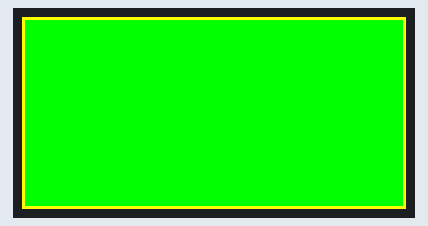
This sketch was run on a simulated ESP32. Parts: 128×64 colour display. Random numbers use the default seed unless the sketch sets one.

Above: at 0.6 s.
At 2.6 s:
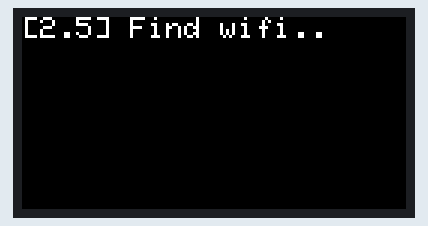
At 4.1 s:
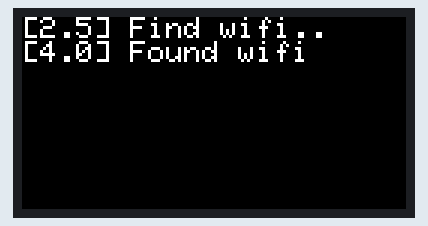
At 5.6 s:
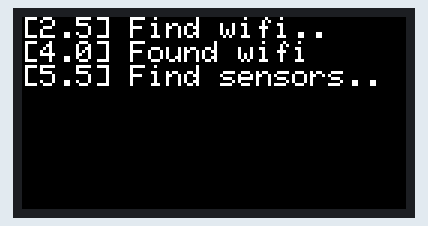
At 8.6 s:
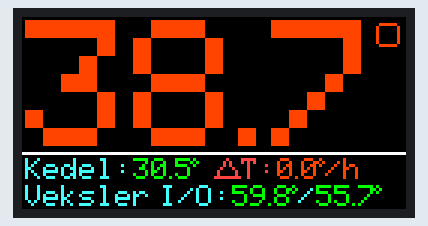
At 33.7 s:
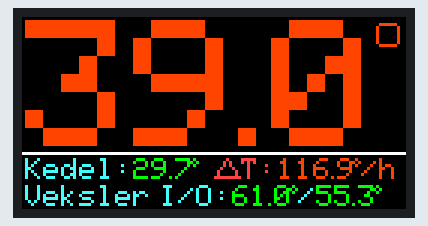

Measured:
- what the display in image 0 shows lasts 0.5 s, from 0.5 s to 1.0 s
- what the display in image 1 shows lasts 1.5 s, from 2.5 s to 4.0 s
- what the display in image 4 shows lasts 5.0 s, from 8.5 s to 13.5 s

The sketch:

pool-station-screen.ino
```cpp
#include <pool-screen.h>
// Example sketch which shows how to display some patterns
// on a 64x32 LED matrix
//

#include <ESP32-HUB75-MatrixPanel-I2S-DMA.h>

void setup() {
  InitParams params;
  params.Pins = nullptr;
  poolScreenInit(&params);

  poolScreenClear();
  poolScreenLog("Find wifi..\n");
  delay(1500);
  poolScreenLog("Found wifi\n");
  delay(1500);
  poolScreenLog("Find sensors..\n");
  delay(1500);
  poolScreenLog("Found sensors\n");
  delay(1500);
}

double pool = 38.5;
double deltaT = 0.0;
double boiler = 30.5;
double heatExchangerIn = 60.3;
double heatExchangerOut = 55.8;

class MockUpdater
{
  unsigned long m_interval;
  unsigned long m_nextUpdate = 0;
  double m_updateMin;
  double m_updateMax;

public:
  MockUpdater(unsigned long interval, double updateMin, double updateMax)
    : m_interval(interval)
    , m_updateMin(updateMin)
    , m_updateMax(updateMax)
  {
  }

  double update(unsigned long curMillis, double old)
  {
    if (curMillis < m_nextUpdate)
    {
      return old;
    }

    m_nextUpdate = curMillis + m_interval;
    double update = m_updateMin + (m_updateMax - m_updateMin) * (random(10000) / 10000.0);
    return old + update;
  }
};

MockUpdater poolUpdater(5000, -0.5, 0.5);
MockUpdater boilerUpdater(5000, -0.5, 0.5);
MockUpdater heatExchangerInUpdater(5000, -0.5, 0.5);
MockUpdater heatExchangerOutUpdater(5000, -0.5, 0.5);

double lastPoolTemp = pool;
unsigned long lastDeltaTComputation = 0;
unsigned long deltaTComputationInterval = 1000 * 25;

void loop() {

    unsigned long curMillis = millis();

    pool = poolUpdater.update(curMillis, pool);
    boiler = boilerUpdater.update(curMillis, boiler);
    heatExchangerIn = heatExchangerInUpdater.update(curMillis, heatExchangerIn);
    heatExchangerOut = heatExchangerOutUpdater.update(curMillis, heatExchangerOut);

    if (curMillis >= lastDeltaTComputation + deltaTComputationInterval)
    {
      double elapsedHours = (curMillis - lastDeltaTComputation) * (1.0 / (1000.0 * 60.0 * 60.0));
      deltaT = (pool - lastPoolTemp) / elapsedHours;
      lastDeltaTComputation = curMillis;
      lastPoolTemp = pool;
    }

    DrawParams params;
    params.PoolIn = pool;
    params.PoolInDeltaT = deltaT;
    params.Boiler = boiler;
    params.HeatExchangerIn = heatExchangerIn;
    params.HeatExchangerOut = heatExchangerOut;
    poolScreenDraw(&params);

    delay(500);
}
```

pool-screen.cpp
```cpp
#include <ESP32-HUB75-MatrixPanel-I2S-DMA.h>
#include "pool-screen.h"

static MatrixPanel_I2S_DMA *display;

#define PANEL_RES_X 64      // Number of pixels wide of each INDIVIDUAL panel module.
#define PANEL_RES_Y 64     // Number of pixels tall of each INDIVIDUAL panel module.
#define PANEL_CHAIN 2      // Total number of panels chained one to another

static void printTemp(double temp, int16_t size, uint16_t color)
{
  char text[32];
  snprintf(text, sizeof(text), "%.1f", temp);

  display->setTextSize(size);
  display->setTextColor(color);
  for (char c : text)
  {
    if (c == '\0')
    {
      break;
    }

    if (c == '.')
    {
      int pad = size == 1 ? 0 : 1;
      display->fillRect(display->getCursorX() - pad, display->getCursorY() + static_cast<int16_t>(size * 7) - size, size, size, color);
      display->setCursor(display->getCursorX() + 2 * size - 2 * pad, display->getCursorY());
    }
    else
    {
      display->print(c);
    }
  }

  int degreeVerticalOffset = size == 1 ? 0 : 1;
  display->drawRoundRect(display->getCursorX() - 1, display->getCursorY() + degreeVerticalOffset, size + 2, size + 2, 1, color);
}

static void drawTemps(double poolIn, double deltaT, double boiler, double heatChangerIn, double heatChangerOut)
{
  display->setTextWrap(false);

  int16_t leftCol = 1;
  display->setCursor(leftCol, 1);

  printTemp(poolIn, 6, display->color444(15, 4, 0));

  int16_t afterPoolTemp = 1 + (7 * 6) + 2;
  display->drawLine(0, afterPoolTemp, PANEL_RES_X * PANEL_CHAIN, afterPoolTemp, display->color444(15, 15, 15));
  display->setCursor(leftCol, afterPoolTemp + 2);

  display->setTextSize(1);

  display->setTextColor(display->color444(4, 15, 15));
  display->print("Kedel:");
  printTemp(boiler, 1, display->color444(0, 15, 0));
  display->setCursor(display->getCursorX() + 7, display->getCursorY());

  display->setTextColor(display->color444(15, 4, 4));
  display->drawLine(display->getCursorX(), display->getCursorY() + 6, display->getCursorX() + 4, display->getCursorY(), display->color444(15, 4, 4));
  display->drawLine(display->getCursorX() + 4, display->getCursorY(), display->getCursorX() + 8, display->getCursorY() + 6, display->color444(15, 4, 4));
  display->drawLine(display->getCursorX(), display->getCursorY() + 6, display->getCursorX() + 8, display->getCursorY() + 6, display->color444(15, 4, 4));

  display->setCursor(display->getCursorX() + 9, display->getCursorY());
  display->print("T:");
  printTemp(deltaT, 1, display->color444(15, 4, 0));
  display->setCursor(display->getCursorX() + 2, display->getCursorY());
  display->print("/h");

  display->setCursor(leftCol, afterPoolTemp + 2 + 7 + 2);
  display->setTextColor(display->color444(4, 15, 15));
  display->print("Veksler");
  display->setCursor(display->getCursorX() + 3, display->getCursorY());
  display->print("I/O:");
  printTemp(heatChangerIn, 1, display->color444(0, 15, 0));
  display->setTextColor(display->color444(4, 15, 15));
  display->setCursor(display->getCursorX() + 2, display->getCursorY());
  display->print("/");
  printTemp(heatChangerOut, 1, display->color444(0, 15, 0));
}

static int8_t BreakoutTestBoardPins[] =
{
    25, // R1_PIN
    26, // G1_PIN
    27, // B1_PIN
    14, // R2_PIN
    12, // G2_PIN
    13, // B2_PIN
    23, // A_PIN
    22, // B_PIN
    5,  // C_PIN
    34, // 17 // D_PIN
    32, // E_PIN
    4, // LAT_PIN
    15, // OE_PIN
    2, // 16 // CLK_PIN
};

static int8_t TestBoardPins[] =
{
    25, // R1_PIN
    26, // G1_PIN
    27, // B1_PIN
    14, // R2_PIN
    12, // G2_PIN
    13, // B2_PIN
    23, // A_PIN
    22, // B_PIN
    5,  // C_PIN
    17, // D_PIN
    32, // E_PIN
    4,  // LAT_PIN
    15, // OE_PIN
    16, // CLK_PIN
};

void poolScreenInit(const InitParams* params)
{
  int8_t* pins = params->Pins == nullptr ? TestBoardPins : params->Pins;
  HUB75_I2S_CFG::i2s_pins pinsStruct = {
    pins[0], pins[1], pins[2], pins[3],
    pins[4], pins[5], pins[6], pins[7],
    pins[8], pins[9], pins[10], pins[11],
    pins[12], pins[13]};

  // Module configuration
  HUB75_I2S_CFG mxconfig(
    PANEL_RES_X,   // module width
    PANEL_RES_Y,   // module height
    PANEL_CHAIN,   // Chain length
    pinsStruct
  );

  // Display Setup
  display = new MatrixPanel_I2S_DMA(mxconfig);
  display->begin();
  display->setBrightness8(128); //0-255
  display->clearScreen();
  display->fillScreen(display->color565(255, 255, 255));

  // fix the screen with green
  display->fillRect(0, 0, display->width(), display->height(), display->color444(0, 15, 0));
  delay(500);

  // draw a box in yellow
  display->drawRect(0, 0, display->width(), display->height(), display->color444(15, 15, 0));
  delay(500);

  // draw an 'X' in red
  display->drawLine(0, 0, display->width()-1, display->height()-1, display->color444(15, 0, 0));
  display->drawLine(display->width()-1, 0, 0, display->height()-1, display->color444(15, 0, 0));
  delay(500);

  // draw a blue circle
  display->drawCircle(10, 10, 10, display->color444(0, 0, 15));
  delay(500);

  // fill a violet circle
  display->fillCircle(40, 21, 10, display->color444(15, 0, 15));
  delay(500);

  // fill the screen with 'black'
  display->fillScreen(display->color444(0, 0, 0));
}

void poolScreenDraw(const DrawParams* params)
{
  display->clearScreen();
  drawTemps(params->PoolIn, params->PoolInDeltaT, params->Boiler, params->HeatExchangerIn, params->HeatExchangerOut);
}

void poolScreenClear()
{
  display->clearScreen();
  display->setCursor(0, 0);
}

void poolScreenLog(const char* text)
{
  display->setTextWrap(true);
  display->setTextSize(1);

  unsigned long curMillis = millis();
  char prefix[32];
  snprintf(prefix, sizeof(prefix), "[%.1f] ", (double)curMillis / 1000);
  display->print(prefix);
  display->print(text);
}
```

pool-screen.h
```cpp
#pragma once

#include <cstdint>

extern "C" {

struct InitParams
{
    // nullptr to use default configuration of pins,
    // otherwise pointer to pin numbers for
    // R1_PIN abc
    // G1_PIN
    // B1_PIN
    // R2_PIN
    // G2_PIN
    // B2_PIN
    // A_PIN
    // B_PIN
    // C_PIN
    // D_PIN
    // E_PIN
    // LAT_PIN
    // OE_PIN
    // CLK_PIN

    int8_t* Pins;
};

struct DrawParams
{
    double PoolIn;
    double PoolInDeltaT;
    double Boiler;
    double HeatExchangerIn;
    double HeatExchangerOut;
};

void poolScreenInit(const InitParams* params);

void poolScreenDraw(const DrawParams* params);

void poolScreenClear();
void poolScreenLog(const char* text);

};
```
